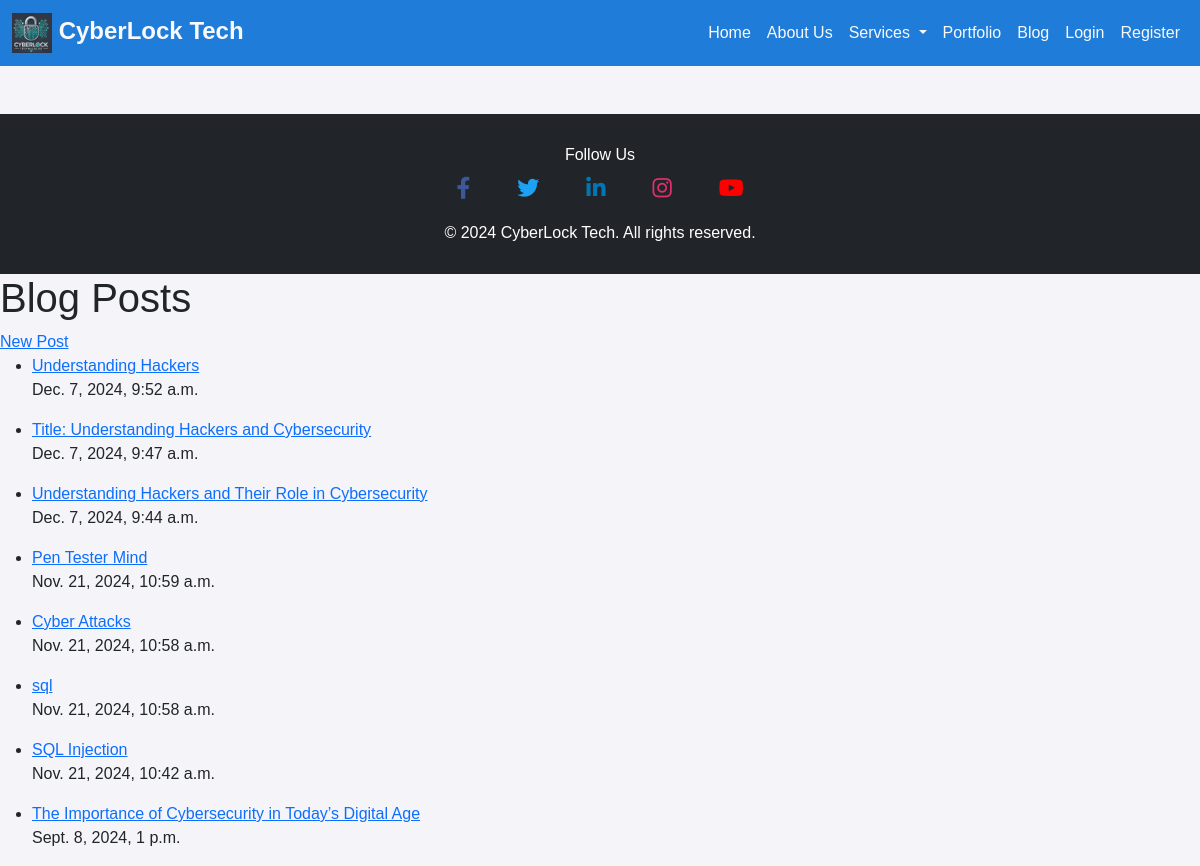
The app's page /posts/, older data.
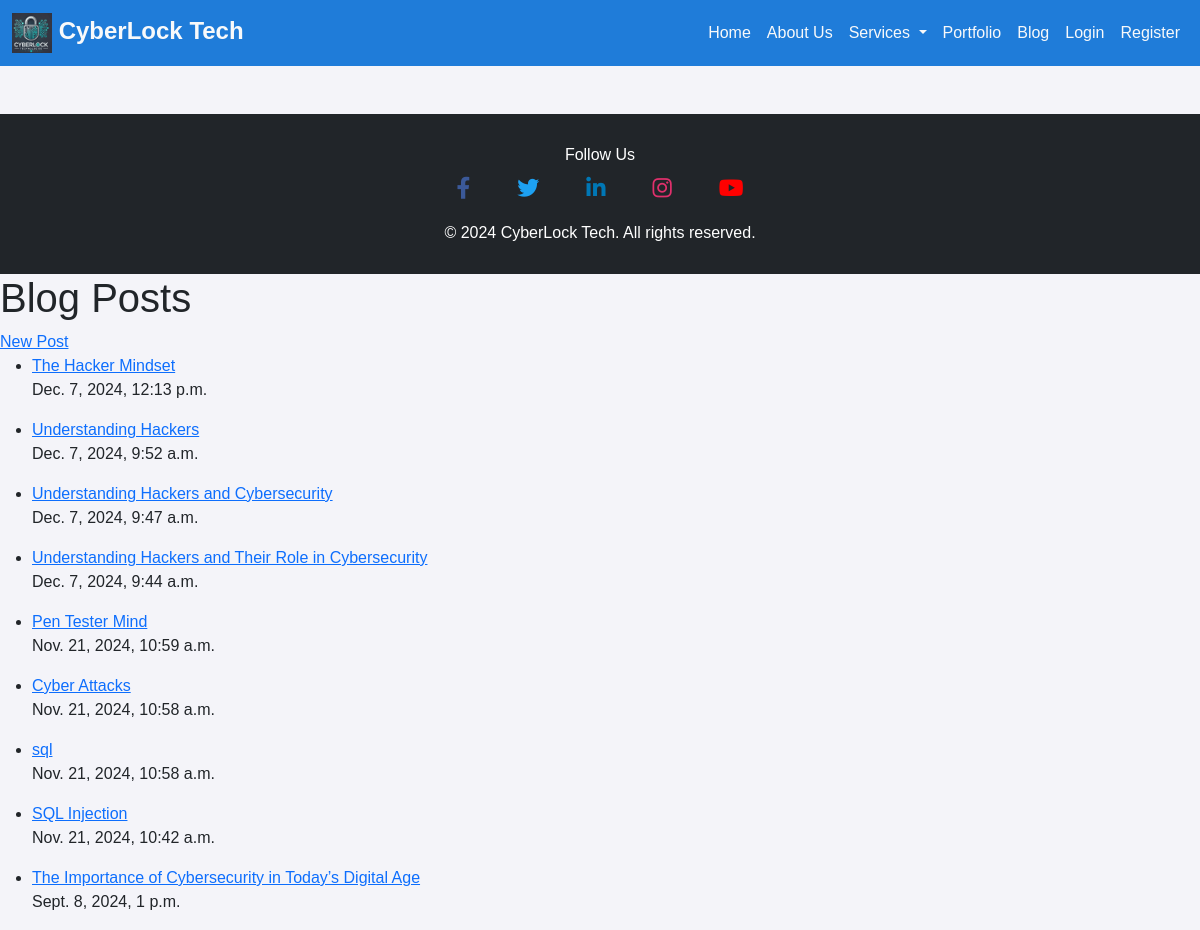
The same page, newer data.
### coreapp/models.py (models this page shows, shortened)
class BlogPost(models.Model):
    author = models.ForeignKey(User, on_delete=models.CASCADE)
    title = models.CharField(max_length=200)
    content = RichTextUploadingField(null=True, blank=False)
    image = models.ImageField(upload_to='blog_images/', blank=True)
    published_date = models.DateTimeField(auto_now_add=True)
    updated_date = models.DateTimeField(auto_now=True)
    tags = models.CharField(max_length=100, blank=True)
    slug = models.SlugField(unique=True, max_length=200, blank=True)
    class Meta:
        ordering = ['-published_date']
        permissions = [
            ("can_create_post", "Can create blog post"),
            ("can_update_post", "Can update blog post"),
            ("can_delete_post", "Can delete blog post"),
        ]

### coreapp/views.py (the view)
# urls.py: path('posts/', views.blog_post_list, name='blog_post_list'),
def blog_post_list(request):
    posts = BlogPost.objects.all().order_by('-published_date')
    return render(request, 'blog_post_list.html', {'posts': posts})

### templates/blog_post_list.html (shortened to what this page needs)
{% load static %}
{% include 'base.html' %}
<!DOCTYPE html>
<html lang="en">
<head>
</head>
<body>
    <h1>Blog Posts</h1>
    <a href="{% url 'blog_post_create' %}">New Post</a>
    <ul>
        {% for post in posts %}
        <li>
            <a href="{% url 'blog_post_detail' pk=post.pk %}">{{ post.title }}</a>
            <p>{{ post.published_date }}</p>
        </li>
        {% endfor %}
    </ul>
</body>
</html>

Row changes from the older to the newer data that the page shows:
added BlogPost: title "The Hacker Mindset", published_date "Dec. 7, 2024, 12:13 p.m."
changed BlogPost: title "Title: Understanding Hackers and Cybersecurity" → "Understanding Hackers and Cybersecurity"
